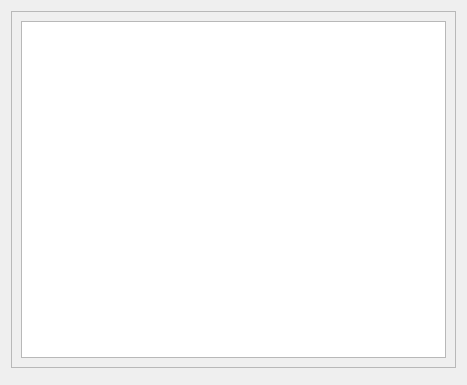
<?xml version="1.0" encoding="UTF-8"?>
<ui version="4.0">
 <class>ICBrowser</class>
 <widget class="QWidget" name="ICBrowser">
  <property name="geometry">
   <rect>
    <x>0</x>
    <y>0</y>
    <width>467</width>
    <height>385</height>
   </rect>
  </property>
  <property name="windowTitle">
   <string>Form</string>
  </property>
  <layout class="QVBoxLayout" name="verticalLayout">
   <item>
    <widget class="QScrollArea" name="scrollArea">
     <property name="widgetResizable">
      <bool>true</bool>
     </property>
     <widget class="QWidget" name="content">
      <property name="geometry">
       <rect>
        <x>0</x>
        <y>0</y>
        <width>447</width>
        <height>349</height>
       </rect>
      </property>
      <layout class="QVBoxLayout" name="verticalLayout_2">
       <item>
        <widget class="QTreeView" name="treeView"/>
       </item>
      </layout>
     </widget>
    </widget>
   </item>
   <item>
    <widget class="QWidget" name="gui" native="true"/>
   </item>
  </layout>
 </widget>
 <resources/>
 <connections/>
</ui>
